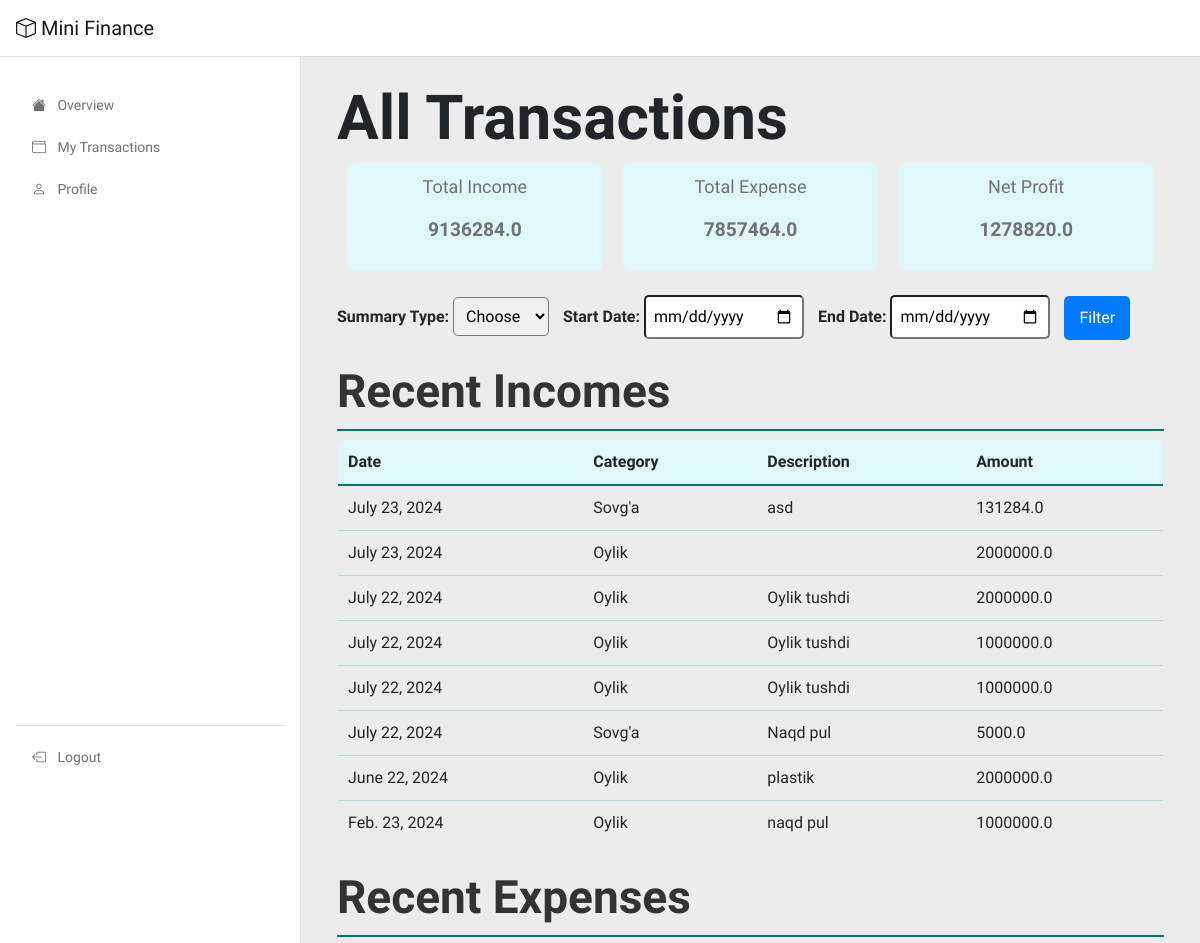
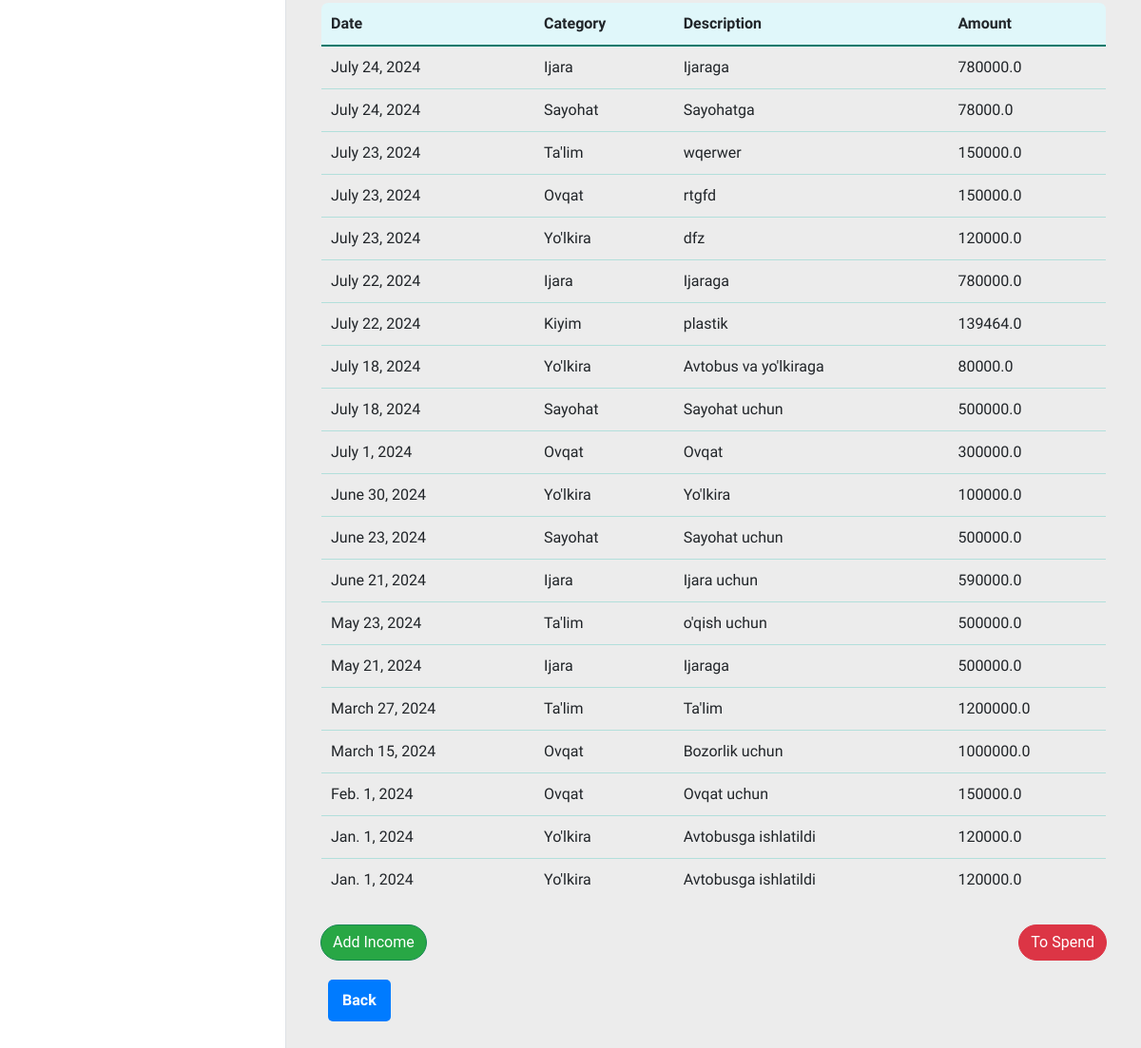
/all_transactions/ (signed in), run on the app's committed database (2 pictures, top to bottom).
### moneymanager/models.py (models this page shows, shortened)
class Income(models.Model):
    user = models.ForeignKey(User, on_delete=models.CASCADE)
    category = models.ForeignKey(IncomeCategory, on_delete=models.DO_NOTHING)
    amount = models.FloatField()
    date = models.DateField()
    account_type = models.ForeignKey(AccountType, on_delete=models.DO_NOTHING)
    description = models.TextField(blank=True)

class IncomeCategory(models.Model):
    name = models.CharField(max_length=50)

class Expense(models.Model):
    user = models.ForeignKey(User, on_delete=models.CASCADE)
    category = models.ForeignKey(ExpenseCategory, on_delete=models.DO_NOTHING)
    amount = models.FloatField()
    date = models.DateField()
    account_type = models.ForeignKey(AccountType, on_delete=models.DO_NOTHING)
    description = models.TextField(blank=True)

class ExpenseCategory(models.Model):
    name = models.CharField(max_length=50)

### moneymanager/views.py (the view, shortened to what this page needs)
# urls.py: path("all_transactions/", all_transactions, name="all-transactions")
@login_required
def all_transactions(request):
    user = request.user
    search_description = request.GET.get('description', '')
    search_amount = request.GET.get('amount', '')
    summary_type = request.GET.get('summary_type', 'daily')
    if summary_type == 'daily':
        income_summary = get_daily_totals(user, Income)
        expense_summary = get_daily_totals(user, Expense)
    elif summary_type == 'weekly':
        income_summary = get_weekly_totals(user, Income)
        expense_summary = get_weekly_totals(user, Expense)
    elif summary_type == 'monthly':
        income_summary = get_monthly_totals(user, Income)
        expense_summary = get_monthly_totals(user, Expense)
    else:
        income_summary = 0
        expense_summary = 0
    start_date = request.GET.get('start_date')
    end_date = request.GET.get('end_date')
    incomes = Income.objects.filter(user=user)
    expenses = Expense.objects.filter(user=user)
    if start_date and end_date:
        start_date = datetime.strptime(start_date, '%Y-%m-%d').date()
        end_date = datetime.strptime(end_date, '%Y-%m-%d').date()
        incomes = incomes.filter(date__range=[start_date, end_date])
        expenses = expenses.filter(date__range=[start_date, end_date])
    if search_description:
        incomes = incomes.filter(description__icontains=search_description)
        expenses = expenses.filter(description__icontains=search_description)
    if search_amount:
        incomes = incomes.filter(amount__icontains=search_amount)
        expenses = expenses.filter(amount__icontains=search_amount)
    income_total = incomes.aggregate(total=Sum('amount'))['total'] or 0
    expense_total = expenses.aggregate(total=Sum('amount'))['total'] or 0
    total_income = incomes.aggregate(total=Sum('amount'))['total'] or 0
    total_expense = expenses.aggregate(total=Sum('amount'))['total'] or 0
    net_profit = total_income - total_expense
    recent_incomes = incomes.order_by('-date')
    recent_expenses = expenses.order_by('-date')
    context = {
        'incomes': incomes,
        'expenses': expenses,
        'total_income': total_income,
        'total_expense': total_expense,
        'net_profit': net_profit,
        'recent_incomes': recent_incomes,
        'recent_expenses': recent_expenses,
        'income_summary': income_summary,
        'expense_summary': expense_summary,
        'summary_type': summary_type,
        'income_total': income_total,
        'expense_total': expense_total,
        'start_date': start_date,
        'end_date': end_date,
    }
    return render(request, 'all_transactions.html', context)

### moneymanager/utils.py (called while the page is built)
def get_daily_totals(user, model):
    today = datetime.today().date()
    result = model.objects.filter(user=user, date=today).aggregate(Sum('amount'))
    daily_total = result.get('amount__sum', 0) or 0
    return daily_total

### templates/all_transactions.html (shortened to what this page needs)
{% extends 'base.html' %}
{% block content %}
    <div class="container">
        <h1>All Transactions</h1>
        <div class="summary mb-4">
            <div>
                <p>Total Income</p>
                <p class="value" id="total_income">{{ total_income }}</p>
            </div>
            <div>
                <p>Total Expense</p>
                <p class="value" id="total_expense">{{ total_expense }}</p>
            </div>
            <div>
                <p>Net Profit</p>
                <p class="value" id="net_profit">{{ net_profit }}</p>
            </div>
        </div>
        <div class="filters mb-4">
            <form method="get" id="summary-form">
                <label for="summary_type">Summary Type:</label>
                <select id="summary_type" name="summary_type">
                    <option value="">Choose</option>
                </select>
                <label for="start_date">Start Date:</label>
                <input type="date" id="start_date" name="start_date">
                <label for="end_date">End Date:</label>
                <input type="date" id="end_date" name="end_date">
                <button type="submit" id="filter_button" class="btn btn-primary">Filter</button>
            </form>
        </div>
        <div class="transactions mb-4">
            <section class="recent-incomes mb-4">
                <h2>Recent Incomes</h2>
                <table class="income-table">
                    <thead>
                        <tr>
                            <th>Date</th>
                            <th>Category</th>
                            <th>Description</th>
                            <th>Amount</th>
                        </tr>
                    </thead>
                    <tbody id="recent_incomes">
                        {% for income in recent_incomes %}
                            <tr>
                                <td>{{ income.date }}</td>
                                <td>{{ income.category.name }}</td>
                                <td>{{ income.description }}</td>
                                <td>{{ income.amount }}</td>
                            </tr>
                        {% endfor %}
                    </tbody>
                </table>
            </section>
            <section class="recent-expenses">
                <h2>Recent Expenses</h2>
                <table class="expense-table">
                    <thead>
                        <tr>
                            <th>Date</th>
                            <th>Category</th>
                            <th>Description</th>
                            <th>Amount</th>
                        </tr>
                    </thead>
                    <tbody id="recent_expenses">
                        {% for expense in recent_expenses %}
                            <tr>
                                <td>{{ expense.date }}</td>
                                <td>{{ expense.category.name }}</td>
                                <td>{{ expense.description }}</td>
                                <td>{{ expense.amount }}</td>
                            </tr>
                        {% endfor %}
                    </tbody>
                </table>
            </section>
        </div>
        <div class="d-flex justify-content-between mb-4">
            <a href="{% url 'moneymanager:add_income' %}?next={% url 'moneymanager:all-transactions' %}" class="btn btn-success">Add Income</a>
            <a href="{% url 'moneymanager:add_expense' %}?next={% url 'moneymanager:all-transactions' %}" class="btn btn-danger">To Spend</a>
        </div>
        <a href="javascript:history.back()" class="back-button">Back</a>
    </div>
{% endblock %}

### static/css/tooplate-mini-finance.css (style rules this page uses)
:root { --white-color: #ffffff; --primary-color: #E63946; --secondary-color: #F1FAEE; --section-bg-color: #ececec; --primary-bg-color: #E63946; --custom-btn-bg-color: #A8DADC; --custom-btn-bg-hover-color: #1D3557; --heading-color: #1D3557; --dark-color: #000000; --p-color: #717275; --border-color: #e0e0e5; --link-hover-color: #E63946; --body-font-family: 'Unbounded'; --h1-font-size: 74px; --h2-font-size: 46px; --h3-font-size: 32px; --h4-font-size: 28px; --h5-font-size: 24px; --h6-font-size: 22px; --p-font-size: 18px; --menu-font-size: 14px; --btn-font-size: 12px; --copyright-font-size: 10px; --border-radius-large: 100px; --border-radius-medium: 20px; --border-radius-small: 10px; --font-weight-light: 300; --font-weight-normal: 400; --font-weight-bold: 700; }
body { background-color: var(--white-color); font-family: var(--body-font-family); }
h2, h3, h4, h5, h6 { color: var(--heading-color); }
h1, h2, h3, h4, h5, h6 { font-weight: var(--font-weight-bold); }
h1 { font-size: var(--h1-font-size); }
h2 { font-size: var(--h2-font-size); }
p { color: var(--p-color); font-size: var(--p-font-size); font-weight: var(--font-weight-light); }
a, button { touch-action: manipulation; transition: all 0.3s; }
a { display: inline-block; color: var(--primary-color); text-decoration: none; }
@media screen and (max-width: 1200px) { h1 { font-size: 62px; } }

### templates/all_transactions.html (style rules this page uses)
.container { position: relative; padding-bottom: 60px; }
.back-button { display: inline-block; position: absolute; bottom: 20px; left: 20px; padding: 10px 15px; background-color: #007bff; color: #fff; text-decoration: none; border-radius: 5px; font-size: 1em; font-weight: bold; }
.summary { display: flex; justify-content: space-between; margin-bottom: 20px; }
.summary div { flex: 1; margin: 0 10px; padding: 10px; border-radius: 8px; background-color: #e0f7fa; text-align: center; }
.summary .value { font-size: 1.2em; font-weight: bold; }
.filters { margin-bottom: 20px; }
.filters label { font-weight: bold; }
.filters select, .filters input[type="date"] { padding: 8px; margin-right: 10px; border-radius: 5px; }
.filters button { background-color: #007bff; color: white; border: none; border-radius: 5px; padding: 10px 15px; font-size: 1em; }
.transactions { margin-bottom: 20px; }
.recent-incomes h2, .recent-expenses h2 { color: #333; border-bottom: 2px solid #00796b; padding-bottom: 10px; }
.income-table, .expense-table { width: 100%; border-collapse: collapse; }
.income-table thead, .expense-table thead { background-color: #e0f7fa; }
.income-table th, .expense-table th { padding: 10px; text-align: left; border-bottom: 2px solid #00796b; }
.income-table td, .expense-table td { padding: 10px; border-bottom: 1px solid #b2dfdb; }
.income-table { border: 1px solid #00796b; border-radius: 8px; overflow: hidden; }
.expense-table { border: 1px solid #d32f2f; border-radius: 8px; overflow: hidden; }
.btn-success { background-color: #28a745; color: white; border-radius: 20px; font-family: 'Roboto', sans-serif; }
.btn-danger { background-color: #dc3545; color: white; border-radius: 20px; font-family: 'Roboto', sans-serif; }

### data on the page
Income: date "July 23, 2024", category.name "Sovg'a", description "asd", amount "131284.0"
Income: date "July 23, 2024", category.name "Oylik", amount "2000000.0"
Income: date "July 22, 2024", category.name "Oylik", description "Oylik tushdi", amount "2000000.0"
Income: date "July 22, 2024", category.name "Oylik", description "Oylik tushdi", amount "1000000.0"
Income: date "July 22, 2024", category.name "Oylik", description "Oylik tushdi", amount "1000000.0"
Income: date "July 22, 2024", category.name "Sovg'a", description "Naqd pul", amount "5000.0"
Income: date "June 22, 2024", category.name "Oylik", description "plastik", amount "2000000.0"
Income: date "Feb. 23, 2024", category.name "Oylik", description "naqd pul", amount "1000000.0"
Expense: date "July 24, 2024", category.name "Ijara", description "Ijaraga", amount "780000.0"
Expense: date "July 24, 2024", category.name "Sayohat", description "Sayohatga", amount "78000.0"
Expense: date "July 23, 2024", category.name "Ta'lim", description "wqerwer", amount "150000.0"
Expense: date "July 23, 2024", category.name "Ovqat", description "rtgfd", amount "150000.0"
Expense: date "July 23, 2024", category.name "Yo'lkira", description "dfz", amount "120000.0"
Expense: date "July 22, 2024", category.name "Ijara", description "Ijaraga", amount "780000.0"
Expense: date "July 22, 2024", category.name "Kiyim", description "plastik", amount "139464.0"
Expense: date "July 18, 2024", category.name "Yo'lkira", description "Avtobus va yo'lkiraga", amount "80000.0"
Expense: date "July 18, 2024", category.name "Sayohat", description "Sayohat uchun", amount "500000.0"
Expense: date "July 1, 2024", category.name "Ovqat", description "Ovqat", amount "300000.0"
Expense: date "June 30, 2024", category.name "Yo'lkira", description "Yo'lkira", amount "100000.0"
Expense: date "June 23, 2024", category.name "Sayohat", description "Sayohat uchun", amount "500000.0"
Expense: date "June 21, 2024", category.name "Ijara", description "Ijara uchun", amount "590000.0"
Expense: date "May 23, 2024", category.name "Ta'lim", description "o'qish uchun", amount "500000.0"
Expense: date "May 21, 2024", category.name "Ijara", description "Ijaraga", amount "500000.0"
Expense: date "March 27, 2024", category.name "Ta'lim", description "Ta'lim", amount "1200000.0"
Expense: date "March 15, 2024", category.name "Ovqat", description "Bozorlik uchun", amount "1000000.0"
Expense: date "Feb. 1, 2024", category.name "Ovqat", description "Ovqat uchun", amount "150000.0"
Expense: date "Jan. 1, 2024", category.name "Yo'lkira", description "Avtobusga ishlatildi", amount "120000.0"
Expense: date "Jan. 1, 2024", category.name "Yo'lkira", description "Avtobusga ishlatildi", amount "120000.0"

### other printed values
{{ total_income }} "9136284.0"
{{ total_expense }} "7857464.0"
{{ net_profit }} "1278820.0"
